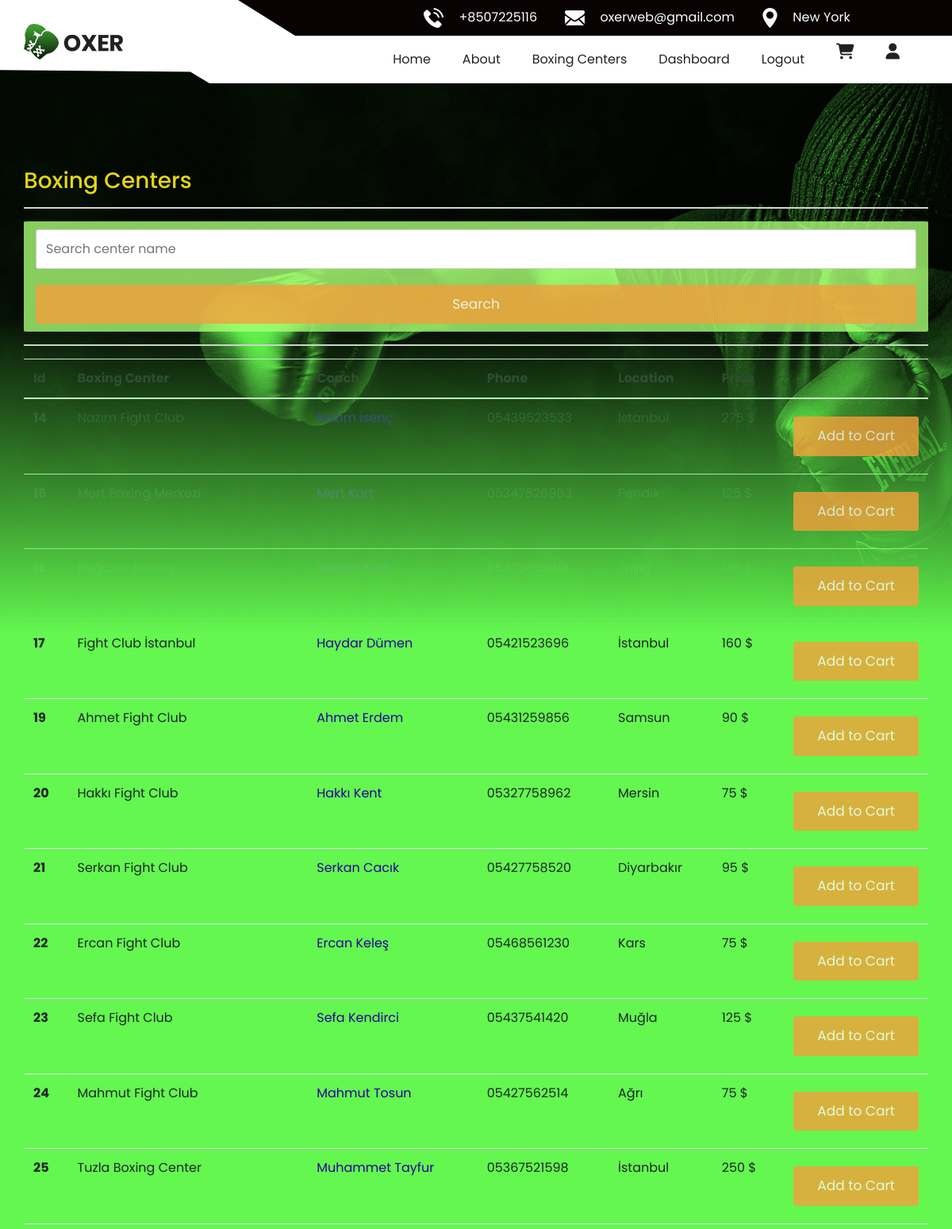
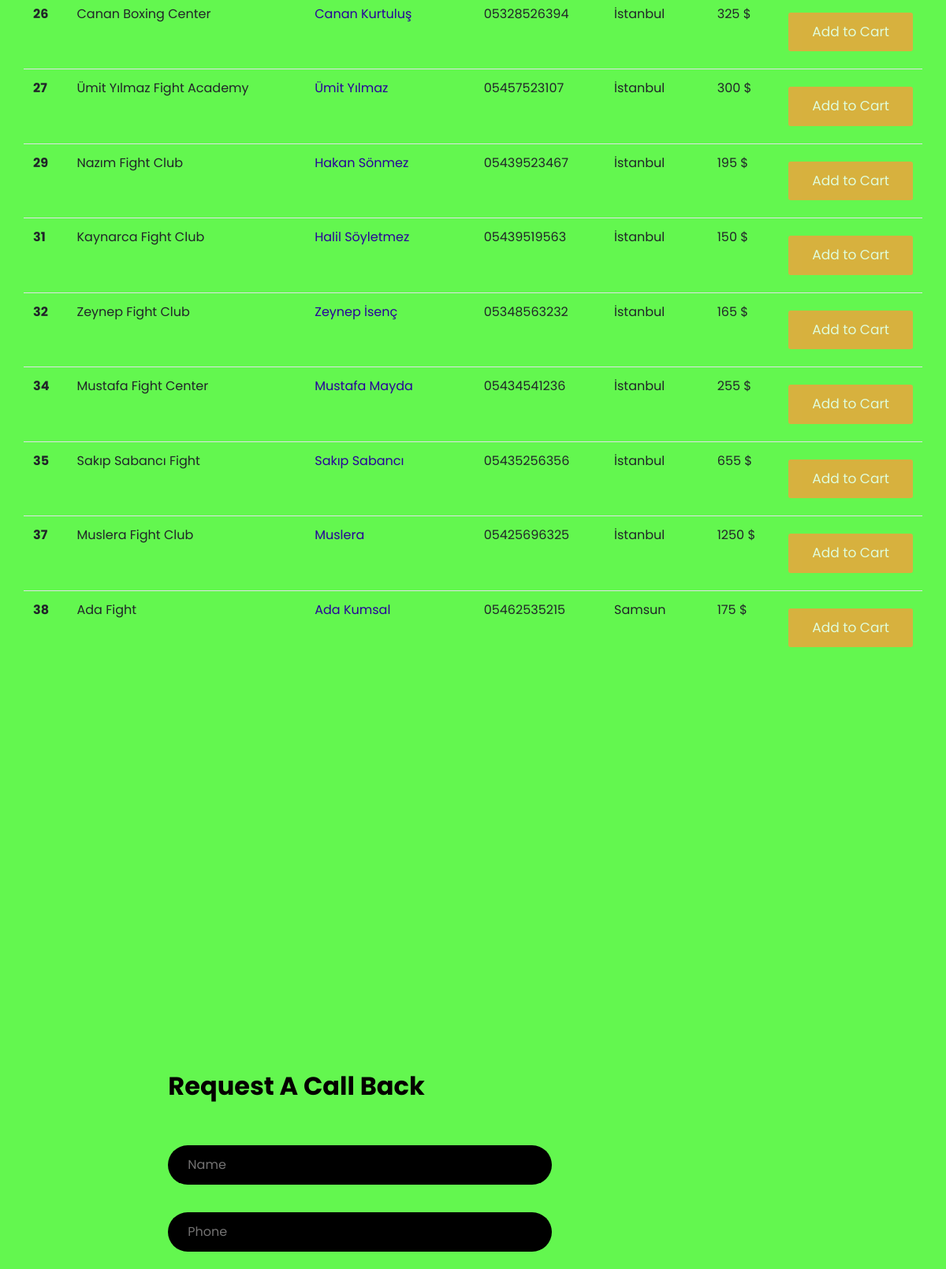
Screenshot of /class (signed in, upper part) with the database file from the repository (2 pictures, top to bottom).
### website/models.py (models this page shows)
class Classes(db.Model):
    id = db.Column(db.Integer, primary_key=True)
    centername = db.Column(db.Text)
    coachname = db.Column(db.Text)
    phone = db.Column(db.Text)
    location = db.Column(db.Text)
    price = db.Column(db.Integer)
    aboutcoach = db.Column(db.Text)
    admin = db.Column(db.Text)

### website/views.py (the view)
@views.route("/class")
def classes():
    result = Classes.query.all()
    if result:
        classes = Classes.query.all()
        return render_template("class.html",classes = classes)
    else:
        return render_template("class.html")

### website/templates/class.html
{% extends "layout.html" %}
{% block body %}
<br>
<br>
<div class="container">
  <br>
  <h3>Boxing Centers</h3>
  <hr>
  <form action="/search" method = "post">
    <input type="text" name = "keyword" class="input-sm" maxlength="64" placeholder="Search center name">
<button type="submit" class="btn btn-danger">Search</button>
</form>
<hr>
<table class="table table-hover">
  <thead>
    <tr>
      <th scope="col">Id</th>
      <th scope="col">Boxing Center</th>
      <th scope="col">Coach</th>
      <th scope="col">Phone</th>
      <th scope="col">Location</th>
      <th scope="col">Price</th>
      <th scope="col"></th>
    </tr>
  </thead>
  <tbody>
    {% for class in classes %}
    <tr>
      <th scope="row">{{class.id}}</th>
      <td>{{class.centername}}</td>
      <td><a href="/coach/{{class.id}}" class="coachname">{{class.coachname}}</a></td>
      <td>{{class.phone}}</td>
      <td>{{class.location}}</td>
      <td>{{class.price}} $</td>
      <td><a href="/addtocart/{{class.id}}" class = "btn btn-danger">Add to Cart</a></td>
    </tr>
    {% endfor %}
  </tbody>
</table>
</div>
{% endblock %}

### website/static/css/style.css (style rules this page uses)
body { font-family: "Poppins", sans-serif; color: #040000; background-color: #63f74f; }
h3 { margin-top: 10px; color: rgb(228, 214, 24); font-family: "Poppins", sans-serif; }
table { max-width: 100%; border-collapse: collapse; background-color: #aaff76d1; border-radius: 0.5%; }
.coachname { color: #29029b; }
.container { width: 100%; max-width: 100%; margin: 0 auto; overflow: auto; color: rgb(161, 30, 30); font-family: "Poppins", sans-serif; }
a, a:hover, a:focus { text-decoration: none; }
.btn, .btn:focus { outline: none !important; -webkit-box-shadow: none; box-shadow: none; }
input[type=text] { margin-top: 10px; width: 100%; margin-bottom: 10px; padding: 12px; border: 1px solid #ccc; border-radius: 3px; }
.btn { background-color: #f4a03b; color: white; padding: 12px; margin: 10px 0; border: none; width: 100%; border-radius: 3px; cursor: pointer; font-size: 17px; opacity:0.8; }
a { color: #2196F3; }
hr { border: 1px solid lightgrey; }
form { padding: inherit; max-width: 100%; border-collapse: collapse; background-color: #abff76ca; border-radius: 0.5%; }

### website/static/css/responsive.css (style rules this page uses)
@media (min-width: 1200px) { .container { max-width: 1170px; } }

### rows the page displays
Classes: id "14", centername "Nazım Fight Club", coachname "Nazım İsenç", phone "05439523533", location "İstanbul", price "275"
Classes: coachname "Mert Kurt"
Classes: id "17", centername "Fight Club İstanbul", coachname "Haydar Dümen", phone "05421523696", location "İstanbul", price "160"
Classes: id "19", centername "Ahmet Fight Club", coachname "Ahmet Erdem", phone "05431259856", location "Samsun", price "90"
Classes: id "20", centername "Hakkı Fight Club", coachname "Hakkı Kent", phone "05327758962", location "Mersin", price "75"
Classes: id "21", centername "Serkan Fight Club", coachname "Serkan Cacık", phone "05427758520", location "Diyarbakır", price "95"
Classes: id "22", centername "Ercan Fight Club", coachname "Ercan Keleş", phone "05468561230", location "Kars", price "75"
Classes: id "23", centername "Sefa Fight Club", coachname "Sefa Kendirci", phone "05437541420", location "Muğla", price "125"
Classes: id "24", centername "Mahmut Fight Club", coachname "Mahmut Tosun", phone "05427562514", location "Ağrı", price "75"
Classes: id "25", centername "Tuzla Boxing Center", coachname "Muhammet Tayfur", phone "05367521598", location "İstanbul", price "250"
Classes: id "26", centername "Canan Boxing Center", coachname "Canan Kurtuluş", phone "05328526394", location "İstanbul", price "325"
Classes: id "27", centername "Ümit Yılmaz Fight Academy", coachname "Ümit Yılmaz", phone "05457523107", location "İstanbul", price "300"
Classes: id "29", centername "Nazım Fight Club", coachname "Hakan Sönmez", phone "05439523467", location "İstanbul", price "195"
Classes: id "31", centername "Kaynarca Fight Club", coachname "Halil Söyletmez", phone "05439519563", location "İstanbul", price "150"
Classes: id "32", centername "Zeynep Fight Club", coachname "Zeynep İsenç", phone "05348563232", location "İstanbul", price "165"
Classes: id "34", centername "Mustafa Fight Center", coachname "Mustafa Mayda", phone "05434541236", location "İstanbul", price "255"
Classes: id "35", centername "Sakıp Sabancı Fight", coachname "Sakıp Sabancı", phone "05435256356", location "İstanbul", price "655"
Classes: id "37", centername "Muslera Fight Club", coachname "Muslera", phone "05425696325", location "İstanbul", price "1250"
Classes: id "38", centername "Ada Fight", coachname "Ada Kumsal", phone "05462535215", location "Samsun", price "175"
